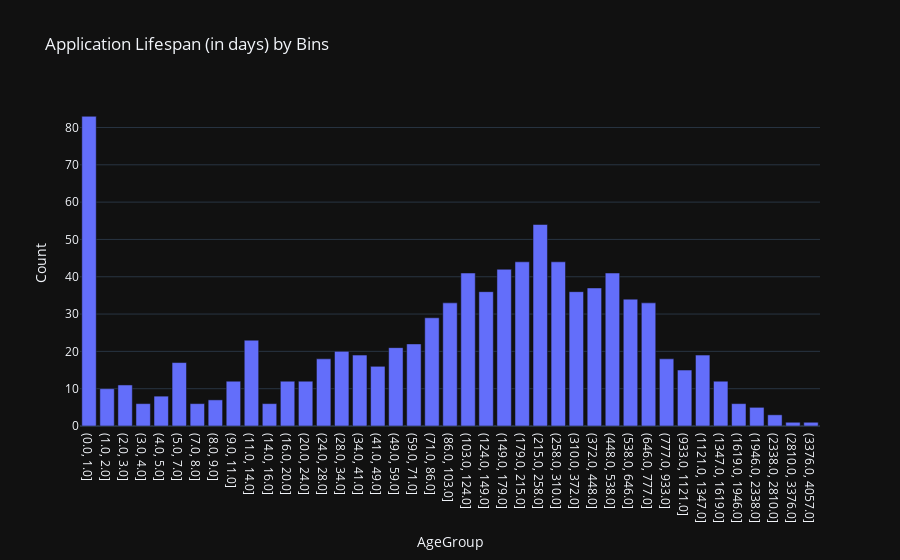

Notebook cell for this chart:
### Markdown cell above
#### Application Lifespan by AgeGroup

### Code cell
zkp_applications = zkp_repos[zkp_repos['Type'] == 'Application']

first_commit = application_commits.groupby('UniqueID')['AuthorDate'].min().reset_index()
first_commit.rename(columns={'AuthorDate': 'FirstCommitDate'}, inplace=True)
first_commit = zkp_applications.merge(first_commit[['UniqueID', 'FirstCommitDate']], left_on='UniqueID', right_on='UniqueID', how='left').reset_index()
zkp_applications = zkp_applications.merge(first_commit[['UniqueID', 'FirstCommitDate']], left_on='UniqueID', right_on='UniqueID', how='left').reset_index()

last_commit = application_commits.groupby('UniqueID')['AuthorDate'].max().reset_index()
last_commit.rename(columns={'AuthorDate': 'LastCommitDate'}, inplace=True)
last_commit = zkp_applications.merge(last_commit[['UniqueID', 'LastCommitDate']], left_on='UniqueID', right_on='UniqueID', how='left').reset_index()
zkp_applications = zkp_applications.merge(last_commit[['UniqueID', 'LastCommitDate']], left_on='UniqueID', right_on='UniqueID', how='left').reset_index()

zkp_applications['FirstCommitDate'] = pd.to_datetime(zkp_applications['FirstCommitDate'], utc=True)
zkp_applications['LastCommitDate'] = pd.to_datetime(zkp_applications['LastCommitDate'], utc=True)
zkp_applications['Age'] = (zkp_applications['LastCommitDate'] - zkp_applications['FirstCommitDate']).dt.days
zkp_applications.loc[zkp_applications['Age'] == 0,'Age'] = 0.5
lifespan_bins = np.logspace(np.log10(min(zkp_applications['Age'])), np.log10(max(zkp_applications['Age'])), num=50)
lifespan_bins = np.round(lifespan_bins)
zkp_applications['AgeGroup'] =  pd.cut(zkp_applications['Age'], bins=lifespan_bins, duplicates='drop')
lifespan_bin_counts = zkp_applications['AgeGroup'].value_counts().sort_index().reset_index()
lifespan_bin_counts.rename(columns={'count': 'Count'}, inplace=True)
lifespan_bin_counts['AgeGroup'] = lifespan_bin_counts['AgeGroup'].astype(str)

fig = px.bar(lifespan_bin_counts,  x='AgeGroup', y='Count',
                   title='Application Lifespan (in days) by Bins',
                   template='plotly_dark', 
                )

fig.show()

### Figure 1 — Plotly figure (JSON) as saved in the notebook; plotly's stock layout.template omitted (floating-point values rounded to 4 significant figures)
{"data": [{"alignmentgroup": "True", "hovertemplate": "AgeGroup=%{x}<br>Count=%{y}<extra></extra>", "legendgroup": "", "marker": {"color": "#636efa", "pattern": {"shape": ""}}, "name": "", "offsetgroup": "", "orientation": "v", "showlegend": false, "textposition": "auto", "type": "bar", "x": ["(0.0, 1.0]", "(1.0, 2.0]", "(2.0, 3.0]", "(3.0, 4.0]", "(4.0, 5.0]", "(5.0, 7.0]", "(7.0, 8.0]", "(8.0, 9.0]", "(9.0, 11.0]", "(11.0, 14.0]", "(14.0, 16.0]", "(16.0, 20.0]", "(20.0, 24.0]", "(24.0, 28.0]", "(28.0, 34.0]", "(34.0, 41.0]", "(41.0, 49.0]", "(49.0, 59.0]", "(59.0, 71.0]", "(71.0, 86.0]", "(86.0, 103.0]", "(103.0, 124.0]", "(124.0, 149.0]", "(149.0, 179.0]", "(179.0, 215.0]", "(215.0, 258.0]", "(258.0, 310.0]", "(310.0, 372.0]", "(372.0, 448.0]", "(448.0, 538.0]", "(538.0, 646.0]", "(646.0, 777.0]", "(777.0, 933.0]", "(933.0, 1121.0]", "(1121.0, 1347.0]", "(1347.0, 1619.0]", "(1619.0, 1946.0]", "(1946.0, 2338.0]", "(2338.0, 2810.0]", "(2810.0, 3376.0]", "(3376.0, 4057.0]"], "xaxis": "x", "y": [83, 10, 11, 6, 8, 17, 6, 7, 12, 23, 6, 12, 12, 18, 20, 19, 16, 21, 22, 29, 33, 41, 36, 42, 44, 54, 44, 36, 37, 41, 34, 33, 18, 15, 19, 12, 6, 5, 3, 1, 1], "yaxis": "y"}], "layout": {"barmode": "relative", "legend": {"tracegroupgap": 0}, "title": {"text": "Application Lifespan (in days) by Bins"}, "xaxis": {"anchor": "y", "domain": [0, 1], "title": {"text": "AgeGroup"}}, "yaxis": {"anchor": "x", "domain": [0, 1], "title": {"text": "Count"}}}}
